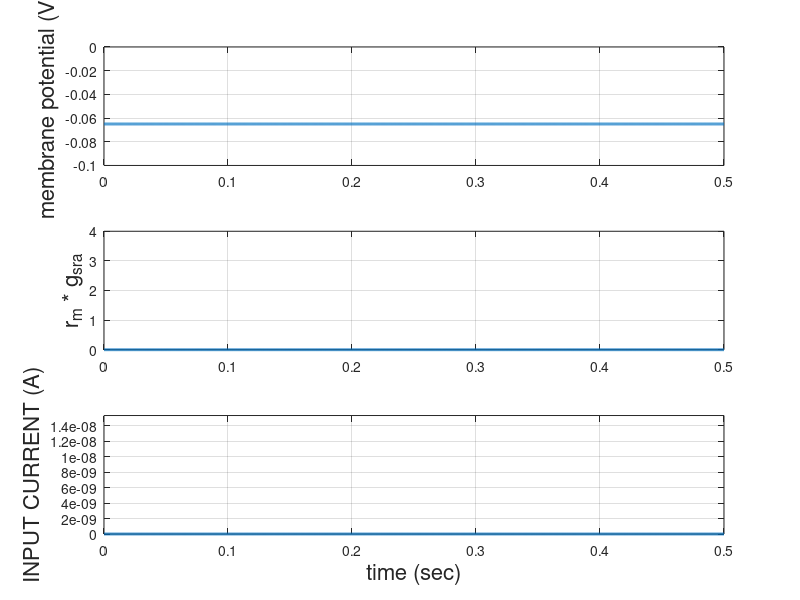
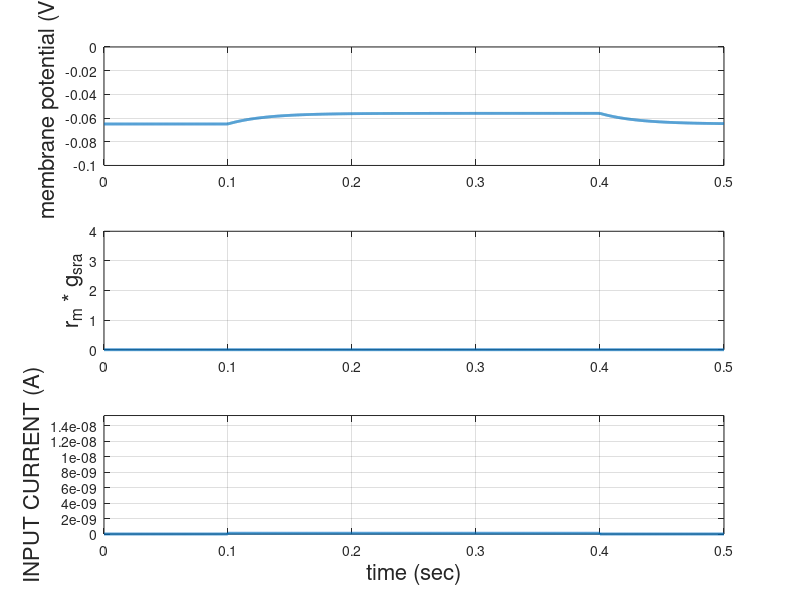
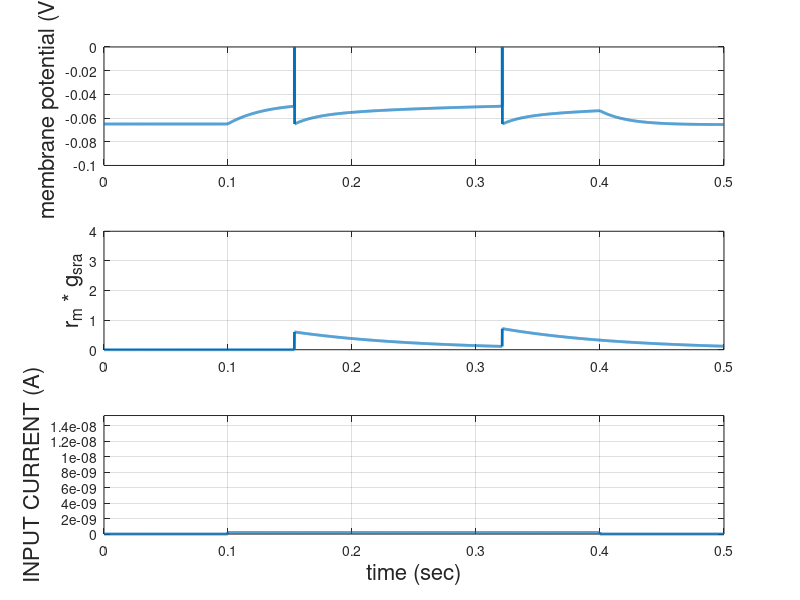
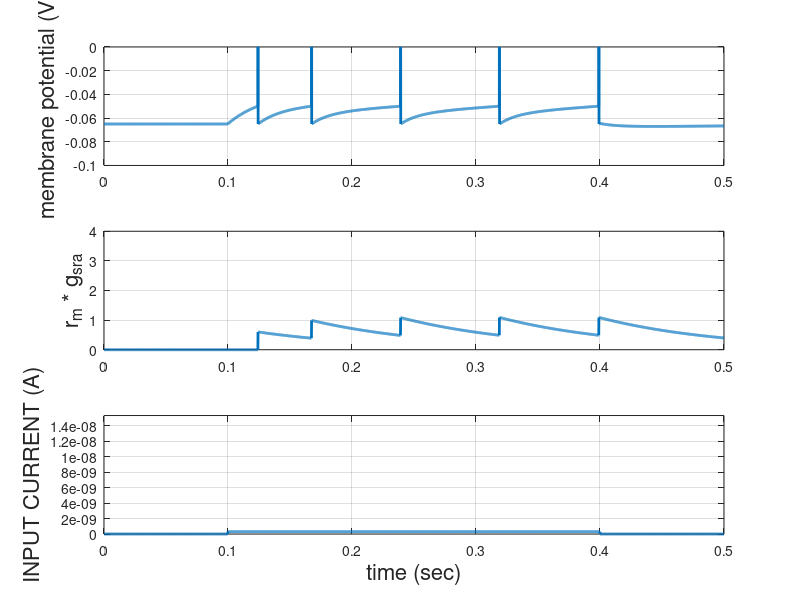

These charts were generated, in order, by the following MATLAB code:
% FIVE4   Exercise 4 from CHAPTER 5 of Dayan and Abbott
% NEUR1680
% Last updated March 11, 2012

% Include an extra current in the integrate-and-fire model (Exercise 5.3)
% to introduce spike-rate adaptation, as described in equations 5.13 and 5.14
% and in the caption to figure 5.6.


clear
close all

set(0, 'DefaultFigureWindowStyle', 'docked')

epoch = .5;                         % length of epoch in seconds
bin_length = .0001;                  % bin length (discretization of time axis) in sec

E_k = -.070;                        % K+ equilibrium potential, used for spike-rate adaptation
r_m_delta_g_sra = .6;               % increment of g_sra following spike emission
                                    %       (NOTE: This is actually .6, not .06 as in the caption of figure 5.6.
                                    %              Indeed, looking at equation 5.13, we see that r_m*g_sra
                                    %              should be, roughly, of order 1 to have a substantial effect.)
tau_sra = .1;                       % decay time constant for g_sra in sec
                                    
time_axis = 0:bin_length:epoch;     % time axis
N = length(time_axis);              % number of bins in spike train

parameter_set = 2;                  % parameter sets are defined below

switch parameter_set
    
case 1                                  % parameters as specified in problem assignment

    Vrest = -.070;                      % resting potential (V)
    Rm = 10^7;                          % membrane resistance (ohm)
    tau_m = .010;                       % membrane time constant (sec)
    Vth = -.054;                        % firing threshold (V)
    Vreset = -.080;                     % reset potential (V)
    Ie_values  = [1.5 1.600 1.602 1.605 1.610 1.615 1.620:.02:1.7 1.8:.1:2.2 2.5]*10^-9;   % electrode current values (A)
    
case 2                                  % parameters as specified in Fig. 5.6.A

    Vrest = -.065;                      % resting potential (V)
    Rm = 9*10^7;                        % membrane resistance (ohm)
    tau_m = .030;                       % membrane time constant (sec)
    Vth = -.050;                        % firing threshold (V)
    Vreset = -.065;                     % reset potential (V)
    Ie_values  = (0:.1:1)*10^-9;        % electrode current values (A)
    
end

k = 0;
current = zeros(1,N);                   % electrode current will be zero except in 300 ms window
window = .1/bin_length:.4/bin_length;   % current-injection window in bin units
rate = zeros(size(Ie_values));

for Ie = Ie_values
    
    k = k+1;
    V = Vrest*ones(1,N);
    r_m_g_sra = zeros(1,N);
    current(window) = Ie;   % set electrode current at specified value in 300 ms window
    
    for n = 2:N
        if V(n-1) < Vth
            
            V_derivative = (Vrest - V(n-1) + r_m_g_sra(n-1)*(E_k - V(n-1)) + Rm*current(n))/tau_m;  % eq. 5.13
            V(n) = V(n-1) + bin_length*V_derivative;
            
            r_m_g_sra_derivative = - r_m_g_sra(n-1)/tau_sra;                                        % eq. 5.14
            r_m_g_sra(n) = r_m_g_sra(n-1) + bin_length*r_m_g_sra_derivative;
            
        elseif (V(n-1) > Vth) && (V(n-1) < .1)                      % spike at time n
            V(n) = .1;                                              % arbitrary spike value
            r_m_g_sra(n) = r_m_g_sra(n-1) + r_m_delta_g_sra;        % increment g_sra conductance
        elseif V(n-1) == .1                                         % spike at time n-1
            V(n) = Vreset;       
            r_m_g_sra(n) = r_m_g_sra(n-1); 
        end
    end
    
    rate(k) = sum(V==.1)/(length(window)*bin_length);   % compute rate over current injection window
    
    figure(k)
    subplot(3,1,1)
    plot(time_axis,V,'linewidth',2)
    grid
    set(gca,'YLim',[-.1 0])
    ylabel('membrane potential (V)', 'fontsize', 16)
    subplot(3,1,2)
    plot(time_axis,r_m_g_sra,'linewidth',2)
    grid
    ylabel('r_m * g_{sra}', 'fontsize', 16)
    set(gca,'YLim',[0 4])
    subplot(3,1,3)
    plot(time_axis,current,'linewidth',2)
    ylabel('INPUT CURRENT (A)', 'fontsize', 16)
    set(gca,'YLim',[0 2.5]*10^-9)
    grid
    xlabel('time (sec)','fontsize',16)
    
end



figure(k+1)
plot(Ie_values,rate,'-*')
grid
hold on
title('FIRING RATE v. INPUT CURRENT', 'fontsize', 16)
ylabel('firing rate (Hz)', 'fontsize', 16)
xlabel('input current (A)', 'fontsize', 16)

theoretical_rate = 1./(tau_m*log(max(eps,(Rm*Ie_values+Vrest-Vreset)./(Rm*Ie_values+Vrest-Vth))));    % equation 5.11
theoretical_rate(logical(Ie_values<(Vth-Vrest)/Rm)) = 0;
plot(Ie_values,theoretical_rate,'r')

hold off
legend('NUMERICAL', 'THEORETICAL', 'location', 'best')
